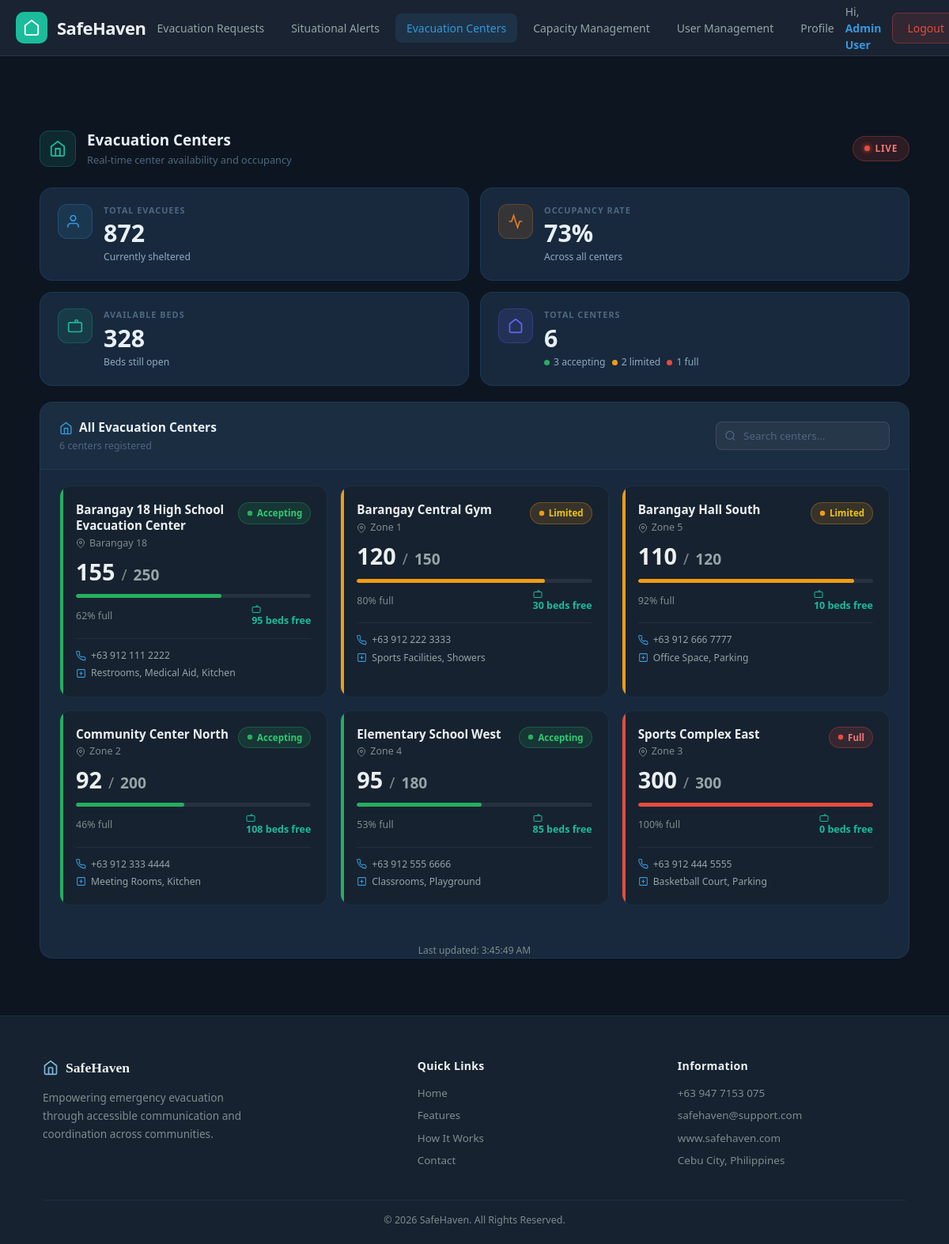
The app's page /index.php?page=evacuation-centers (signed in) with its own data.
### tables this page shows
CREATE TABLE IF NOT EXISTS `evacuation_centers` (
  `id` int(11) NOT NULL AUTO_INCREMENT,
  `name` varchar(255) NOT NULL,
  `barangay` varchar(100) NOT NULL,
  `address` text NOT NULL,
  `latitude` decimal(10,8) DEFAULT NULL,
  `longitude` decimal(11,8) DEFAULT NULL,
  `capacity` int(11) NOT NULL DEFAULT 0,
  `current_occupancy` int(11) NOT NULL DEFAULT 0,
  `status` enum('accepting','limited','full') DEFAULT 'accepting',
  `contact_number` varchar(20) DEFAULT NULL,
  `facilities` text DEFAULT NULL,
  `warning_pct` decimal(5,2) DEFAULT 75.00,
  `critical_pct` decimal(5,2) DEFAULT 90.00,
  `created_at` timestamp NULL DEFAULT current_timestamp(),
  `updated_at` timestamp NULL DEFAULT current_timestamp() ON UPDATE current_timestamp(),
  PRIMARY KEY (`id`),
  KEY `idx_status` (`status`),
  KEY `idx_barangay` (`barangay`)
);

### controllers/EvacuationController.php (called while the page is built, shortened)
<?php
require_once MODEL_PATH . 'EvacuationCenterModel.php';
class EvacuationController {
    public static function centers() {
        $evacuationCenters = EvacuationCenterModel::getAll();
        $statistics = EvacuationCenterModel::getStatistics();
        require_once VIEW_PATH . 'shared/dashboard-header.php';
        require_once VIEW_PATH . 'pages/centers.php';
        require_once VIEW_PATH . 'shared/footer.php';
    }
}

### models/EvacuationCenterModel.php (called while the page is built, shortened)
<?php
class EvacuationCenterModel {
    private static function getDB() {
        return Database::getInstance()->getConnection();
    }
    private static function getCols() {
        $db   = self::getDB();
        $cols = [];
        try {
            $res = $db->query("SHOW COLUMNS FROM evacuation_centers");
            foreach ($res->fetchAll() as $row) { $cols[] = $row['Field']; }
        } catch (Exception $e) {}
        return $cols;
    }
    public static function getAll() {
        $db   = self::getDB();
        $cols = self::getCols();
        $order = in_array('name', $cols) ? 'ORDER BY name ASC' : 'ORDER BY id ASC';
        $stmt = $db->query("SELECT * FROM evacuation_centers {$order}");
        return $stmt->fetchAll();
    }
    public static function getStatistics() {
        $db   = self::getDB();
        $cols = self::getCols();
        $capCol  = in_array('capacity',          $cols) ? 'SUM(capacity)'          : '0';
        $occCol  = in_array('current_occupancy', $cols) ? 'SUM(current_occupancy)' : '0';
        $stAcc   = in_array('status', $cols) ? "SUM(CASE WHEN status = 'accepting' THEN 1 ELSE 0 END)" : '0';
        $stLim   = in_array('status', $cols) ? "SUM(CASE WHEN status = 'limited'   THEN 1 ELSE 0 END)" : '0';
        $stFull  = in_array('status', $cols) ? "SUM(CASE WHEN status = 'full'      THEN 1 ELSE 0 END)" : '0';
        $stmt = $db->query("
            SELECT
                COUNT(*)      as total_centers,
                {$capCol}     as total_capacity,
                {$occCol}     as total_evacuees,
                {$stAcc}      as accepting,
                {$stLim}      as limited,
                {$stFull}     as full
            FROM evacuation_centers
        ");
        $stats = $stmt->fetch();
        $cap = (int)($stats['total_capacity'] ?? 0);
        $occ = (int)($stats['total_evacuees'] ?? 0);
        $stats['occupancy_rate'] = $cap > 0 ? round(($occ / $cap) * 100) : 0;
        $stats['available_beds'] = max(0, $cap - $occ);
        return $stats;
    }
}

### views/pages/centers.php (the view, shortened to what this page needs)
<?php
function ctrBadgeClass($s) {
    return match($s) {
        'accepting' => 'ctr-badge-green',
        'limited'   => 'ctr-badge-yellow',
        'full'      => 'ctr-badge-red',
        default     => 'ctr-badge-gray'
    };
}
function ctrCardClass($s) {
    return match($s) {
        'accepting' => 'status-accepting',
        'limited'   => 'status-limited',
        'full'      => 'status-full',
        default     => 'status-unknown'
    };
}
function ctrBarColor($s) {
    return match($s) {
        'accepting' => 'var(--sh-green)',
        'limited'   => 'var(--sh-yellow)',
        'full'      => 'var(--sh-red)',
        default     => 'var(--sh-text-muted)'
    };
}
function ctrStatusDot($s) {
    $colors = ['accepting'=>'var(--sh-green)','limited'=>'var(--sh-yellow)','full'=>'var(--sh-red)'];
    $col = $colors[$s] ?? 'var(--sh-text-muted)';
    return '<svg viewBox="0 0 10 10" width="8" height="8"><circle cx="5" cy="5" r="4" fill="'.$col.'"/></svg>';
}
?>
<div class="sh-page">
<main class="sh-main">
<div class="sh-container">
  <div class="sh-page-head">
    <div class="sh-page-head-left">
      <div class="sh-page-head-icon sh-icon-teal">
        <svg viewBox="0 0 24 24" fill="none" stroke="currentColor" stroke-width="2"><path d="M3 9l9-7 9 7v11a2 2 0 0 1-2 2H5a2 2 0 0 1-2-2z"/><polyline points="9 22 9 12 15 12 15 22"/></svg>
      </div>
      <div>
        <h2>Evacuation Centers</h2>
        <p>Real-time center availability and occupancy</p>
      </div>
    </div>
    <div class="sh-live-badge"><div class="sh-live-dot"></div>LIVE</div>
  </div>
  <div class="sh-stats">
    <div class="sh-stat-card">
      <div class="sh-stat-icon sh-icon-blue">
        <svg viewBox="0 0 24 24" fill="none" stroke="currentColor" stroke-width="2"><path d="M17 21v-2a4 4 0 0 0-4-4H5a4 4 0 0 0-4 4v2"/><circle cx="9" cy="7" r="4"/></svg>
      </div>
      <div class="sh-stat-body">
        <div class="sh-stat-label">Total Evacuees</div>
        <div class="sh-stat-val"><?= number_format((int)($statistics['total_evacuees'] ?? 0)) ?></div>
        <div class="sh-stat-sub">Currently sheltered</div>
      </div>
    </div>
    <div class="sh-stat-card">
      <div class="sh-stat-icon sh-icon-orange">
        <svg viewBox="0 0 24 24" fill="none" stroke="currentColor" stroke-width="2"><polyline points="22 12 18 12 15 21 9 3 6 12 2 12"/></svg>
      </div>
      <div class="sh-stat-body">
        <div class="sh-stat-label">Occupancy Rate</div>
        <div class="sh-stat-val"><?= $statistics['occupancy_rate'] ?? 0 ?>%</div>
        <div class="sh-stat-sub">Across all centers</div>
      </div>
    </div>
    <div class="sh-stat-card">
      <div class="sh-stat-icon sh-icon-teal">
        <svg viewBox="0 0 24 24" fill="none" stroke="currentColor" stroke-width="2"><rect x="2" y="7" width="20" height="14" rx="2"/><path d="M16 7V5a2 2 0 0 0-4 0v2"/></svg>
      </div>
      <div class="sh-stat-body">
        <div class="sh-stat-label">Available Beds</div>
        <div class="sh-stat-val"><?= number_format((int)($statistics['available_beds'] ?? 0)) ?></div>
        <div class="sh-stat-sub">Beds still open</div>
      </div>
    </div>
    <div class="sh-stat-card">
      <div class="sh-stat-icon sh-icon-purple">
        <svg viewBox="0 0 24 24" fill="none" stroke="currentColor" stroke-width="2"><path d="M3 9l9-7 9 7v11a2 2 0 0 1-2 2H5a2 2 0 0 1-2-2z"/></svg>
      </div>
      <div class="sh-stat-body">
        <div class="sh-stat-label">Total Centers</div>
        <div class="sh-stat-val"><?= $statistics['total_centers'] ?? 0 ?></div>
        <div class="sh-stat-sub">
          <span class="sh-dot sh-dot-green"></span><?= $statistics['accepting'] ?? 0 ?> accepting&nbsp;
          <span class="sh-dot sh-dot-yellow"></span><?= $statistics['limited'] ?? 0 ?> limited&nbsp;
          <span class="sh-dot sh-dot-red"></span><?= $statistics['full'] ?? 0 ?> full
        </div>
      </div>
    </div>
  </div>
  <div class="sh-card">
    <div class="sh-card-head">
      <div class="sh-card-head-left">
        <h3>
          <svg viewBox="0 0 24 24" fill="none" stroke="currentColor" stroke-width="2"><path d="M3 9l9-7 9 7v11a2 2 0 0 1-2 2H5a2 2 0 0 1-2-2z"/><polyline points="9 22 9 12 15 12 15 22"/></svg>
          All Evacuation Centers
        </h3>
        <span class="sh-card-sub"><?= count($evacuationCenters) ?> centers registered</span>
      </div>
      <div class="sh-search-wrap">
        <svg viewBox="0 0 24 24" fill="none" stroke="currentColor" stroke-width="2"><circle cx="11" cy="11" r="8"/><line x1="21" y1="21" x2="16.65" y2="16.65"/></svg>
        <input type="text" class="sh-search-input" id="centerSearchInput" placeholder="Search centers…" autocomplete="off">
      </div>
    </div>
    <?php if (empty($evacuationCenters)): ?>
      <div class="sh-empty">
        <svg viewBox="0 0 24 24" fill="none" stroke="currentColor" stroke-width="1.5"><path d="M3 9l9-7 9 7v11a2 2 0 0 1-2 2H5a2 2 0 0 1-2-2z"/></svg>
        <p>No evacuation centers are currently registered.</p>
      </div>
    <?php else: ?>
    <div style="padding:20px 24px;">
      <div class="centers-grid" id="centersGrid">
        <?php foreach ($evacuationCenters as $center):
          $cap      = max(1, (int)($center['capacity'] ?? 1));
          $cur      = (int)($center['current_occupancy'] ?? 0);
          $avail    = max(0, $cap - $cur);
          $pct      = round(($cur / $cap) * 100);
          $status   = $center['status'] ?? 'unknown';
          $badgeCls = ctrBadgeClass($status);
          $cardCls  = ctrCardClass($status);
          $barColor = ctrBarColor($status);
          $name     = $center['name']     ?? 'Unknown Center';
          $location = $center['barangay'] ?? $center['address'] ?? '';
          $contact  = $center['contact_number'] ?? '';
          $facilities = $center['facilities'] ?? '';
          $searchKey = strtolower($name . ' ' . $location);
        ?>
        <div class="center-card <?= $cardCls ?>" data-search="<?= htmlspecialchars($searchKey) ?>">
          <div class="center-card-top">
            <div>
              <div class="center-card-name"><?= htmlspecialchars($name) ?></div>
              <?php if ($location): ?>
              <div class="center-card-location">
                <svg viewBox="0 0 24 24" fill="none" stroke="currentColor" stroke-width="2" width="12" height="12"><path d="M21 10c0 7-9 13-9 13s-9-6-9-13a9 9 0 0 1 18 0z"/><circle cx="12" cy="10" r="3"/></svg>
                <?= htmlspecialchars($location) ?>
              </div>
              <?php endif; ?>
            </div>
            <span class="ctr-badge <?= $badgeCls ?>">
              <?= ctrStatusDot($status) ?> <?= ucfirst($status) ?>
            </span>
          </div>
          <div class="center-card-numbers">
            <div class="cc-num-big"><?= $cur ?></div>
            <div class="cc-num-divider">/</div>
            <div class="cc-num-cap"><?= $cap ?></div>
          </div>
          <div class="sh-prog-track">
            <div class="sh-prog-fill" style="width:<?= min(100,$pct) ?>%;background:<?= $barColor ?>;"></div>
          </div>
          <div class="center-card-footer">
            <span class="cc-pct"><?= $pct ?>% full</span>
            <span class="cc-available">
              <svg viewBox="0 0 24 24" fill="none" stroke="currentColor" stroke-width="2" width="12" height="12"><rect x="2" y="7" width="20" height="14" rx="2"/><path d="M16 7V5a2 2 0 0 0-4 0v2"/></svg>
              <?= $avail ?> beds free
            </span>
          </div>
          <?php if ($contact || $facilities): ?>
          <div class="center-card-details">
            <?php if ($contact): ?>
            <div class="cc-detail">
              <span><?= htmlspecialchars($contact) ?></span>
            </div>
            <?php endif; ?>
            <?php if ($facilities): ?>
            <div class="cc-detail">
              <svg viewBox="0 0 24 24" fill="none" stroke="currentColor" stroke-width="2" width="13" height="13"><rect x="3" y="3" width="18" height="18" rx="2"/><line x1="12" y1="8" x2="12" y2="16"/><line x1="8" y1="12" x2="16" y2="12"/></svg>
              <span><?= htmlspecialchars($facilities) ?></span>
            </div>
            <?php endif; ?>
          </div>
          <?php endif; ?>
        </div>
        <?php endforeach; ?>
      </div>
    </div>
    <?php endif; ?>
    <div class="ctr-footer">
      Last updated: <span id="ctrLastUpdate"></span>
    </div>
  </div>
</div></main></div>

### assets/css/HeaderFooter.css (style rules this page uses)
:root { --navy-900: #0a1628; --navy-800: #0f1e33; --navy-700: #152a42; --navy-600: #1c3650; --navy-500: #243f5c; --navy-400: #2d5070; --accent: #3498db; --accent-light: #5dade2; --accent-pale: rgba(52,152,219,0.12); --accent-glow: rgba(52,152,219,0.35); --green: #27ae60; --green-light: #2ecc71; --green-pale: rgba(39,174,96,0.13); --orange: #e67e22; --orange-pale: rgba(230,126,34,0.13); --red: #e74c3c; --red-light: #e8877a; --red-pale: rgba(231,76,60,0.13); --teal: #1abc9c; --teal-pale: rgba(26,188,156,0.13); --yellow: #f1c40f; --yellow-pale: rgba(241,196,15,0.13); --text-primary: #eef2f7; --text-secondary: #8fa8c2; --text-muted: #5a7a9a; --white: #ffffff; --radius-xs: 4px; --radius-sm: 6px; --radius-md: 10px; --radius-lg: 14px; --radius-xl: 20px; --shadow-sm: 0 2px 8px rgba(0,0,0,0.18); --shadow-md: 0 6px 20px rgba(0,0,0,0.22); --shadow-lg: 0 12px 40px rgba(0,0,0,0.28); --ease: cubic-bezier(0.4,0,0.2,1); --transition: 0.25s var(--ease); }
*,*::before,*::after { box-sizing:border-box; margin:0; padding:0; }
html { scroll-behavior:smooth; font-size:16px; }
body { font-family:'DM Sans',system-ui,sans-serif; background:var(--navy-900); color:var(--text-primary); line-height:1.6; -webkit-font-smoothing:antialiased; overflow-x:hidden; min-height:100vh; }
img,svg { display:block; max-width:100%; }
input,textarea,select { font-family:inherit; font-size:0.92rem; }

### assets/css/centers.css (style rules this page uses)
:root { --navy-900: #0f1923; --navy-800: #162230; --navy-700: #1e2f42; --navy-600: #263d54; --blue: #3498db; --teal: #1abc9c; --orange: #e67e22; --red: #e74c3c; --green: #27ae60; --yellow: #f39c12; --white: #ecf0f1; --text-secondary: #95a5a6; --text-muted: #7f8c8d; --radius-md: 10px; --radius-lg: 14px; --transition: 0.2s ease; }
.centers-grid { display:grid;grid-template-columns:repeat(auto-fill,minmax(300px,1fr));gap:16px; }
.center-card { background:var(--navy-800);border:1px solid rgba(52,152,219,.12);border-radius:var(--radius-lg);padding:20px;transition:transform var(--transition),border-color var(--transition),box-shadow var(--transition);position:relative;overflow:hidden; }
.center-card::before { content:'';position:absolute;left:0;top:0;bottom:0;width:4px;border-radius:4px 0 0 4px; }
.center-card.status-accepting::before { background:var(--green); }
.center-card.status-limited::before { background:var(--yellow); }
.center-card.status-full::before { background:var(--red); }
.center-card-top { display:flex;align-items:flex-start;justify-content:space-between;margin-bottom:12px;gap:8px; }
.center-card-name { font-size:.95rem;font-weight:700;color:var(--white);line-height:1.3; }
.center-card-location { font-size:.78rem;color:var(--text-muted);margin-top:3px; }
.ctr-badge { display:inline-flex;align-items:center;gap:5px;border-radius:20px;padding:4px 10px;font-size:.72rem;font-weight:700;white-space:nowrap;flex-shrink:0; }
.ctr-badge-green { background:rgba(39,174,96,.15);color:#2ecc71;border:1px solid rgba(39,174,96,.3); }
.ctr-badge-yellow { background:rgba(243,156,18,.15);color:#f1c40f;border:1px solid rgba(243,156,18,.3); }
.ctr-badge-red { background:rgba(231,76,60,.15);color:#e77;border:1px solid rgba(231,76,60,.3); }
.center-card-numbers { display:flex;align-items:baseline;gap:6px;margin-bottom:10px; }
.cc-num-big { font-size:1.8rem;font-weight:800;color:var(--white);line-height:1; }
.cc-num-divider { font-size:1.2rem;color:var(--text-muted);padding:0 2px; }
.cc-num-cap { font-size:1.2rem;font-weight:600;color:var(--text-secondary); }
.center-card-footer { display:flex;align-items:center;justify-content:space-between;flex-wrap:wrap;gap:6px; }
.cc-pct { font-size:.78rem;color:var(--text-muted); }
.cc-available { font-size:.78rem;font-weight:600;color:var(--teal); }
.center-card-details { margin-top:12px;padding-top:12px;border-top:1px solid rgba(255,255,255,.06);display:flex;flex-direction:column;gap:4px; }
.cc-detail { font-size:.76rem;color:var(--text-muted);display:flex;align-items:center;gap:6px; }
.cc-detail span { color:var(--text-secondary); }
.ctr-footer { text-align:center;margin-top:28px;color:var(--text-muted);font-size:.75rem; }

### records on screen
evacuation_centers: name "Barangay 18 High School Evacuation Center", barangay "Barangay 18", status "Accepting", current_occupancy "155", capacity "250", pct "62", avail "95", contact_number "+63 912 111 2222", facilities "Restrooms, Medical Aid, Kitchen"
evacuation_centers: name "Barangay Central Gym", barangay "Zone 1", status "Limited", current_occupancy "120", capacity "150", pct "80", avail "30", contact_number "+63 912 222 3333", facilities "Sports Facilities, Showers"
evacuation_centers: name "Barangay Hall South", barangay "Zone 5", status "Limited", current_occupancy "110", capacity "120", pct "92", avail "10", contact_number "+63 912 666 7777", facilities "Office Space, Parking"
evacuation_centers: name "Community Center North", barangay "Zone 2", status "Accepting", current_occupancy "92", capacity "200", pct "46", avail "108", contact_number "+63 912 333 4444", facilities "Meeting Rooms, Kitchen"
evacuation_centers: name "Elementary School West", barangay "Zone 4", status "Accepting", current_occupancy "95", capacity "180", pct "53", avail "85", contact_number "+63 912 555 6666", facilities "Classrooms, Playground"
evacuation_centers: name "Sports Complex East", barangay "Zone 3", status "Full", current_occupancy "300", capacity "300", pct "100", avail "0", contact_number "+63 912 444 5555", facilities "Basketball Court, Parking"

### other values on screen
$link['name'] "Evacuation Requests"
$link['name'] "Situational Alerts"
$link['name'] "Evacuation Centers"
$link['name'] "Capacity Management"
$link['name'] "User Management"
$link['name'] "Profile"
$userName "Admin User"
$statistics['total_evacuees'] "872"
$statistics['occupancy_rate'] "73"
$statistics['available_beds'] "328"
$statistics['total_centers'] "6"
$statistics['accepting'] "3"
$statistics['limited'] "2"
$statistics['full'] "1"
count($evacuationCenters) "6"
